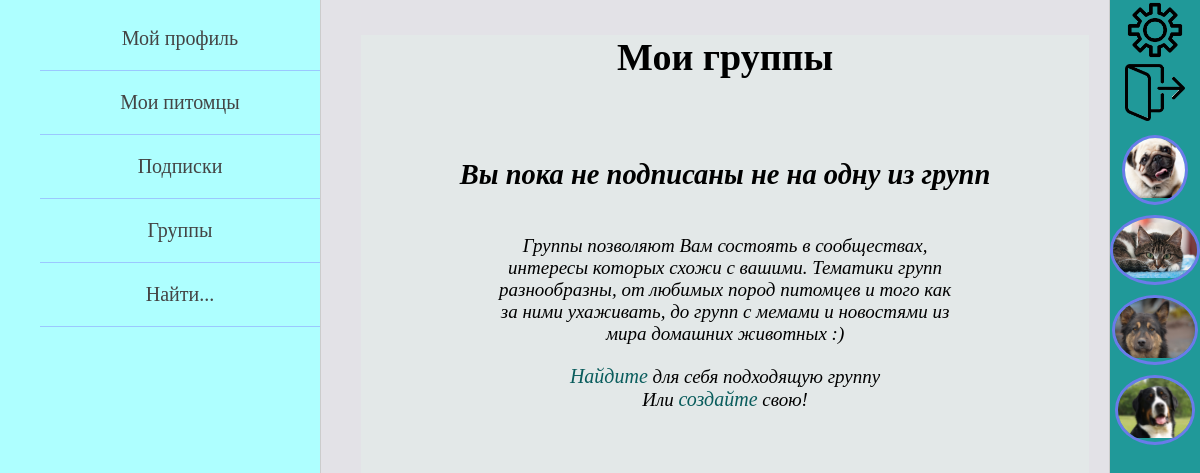
The page /groups/my-groups/ (signed in) on the database as committed earlier.
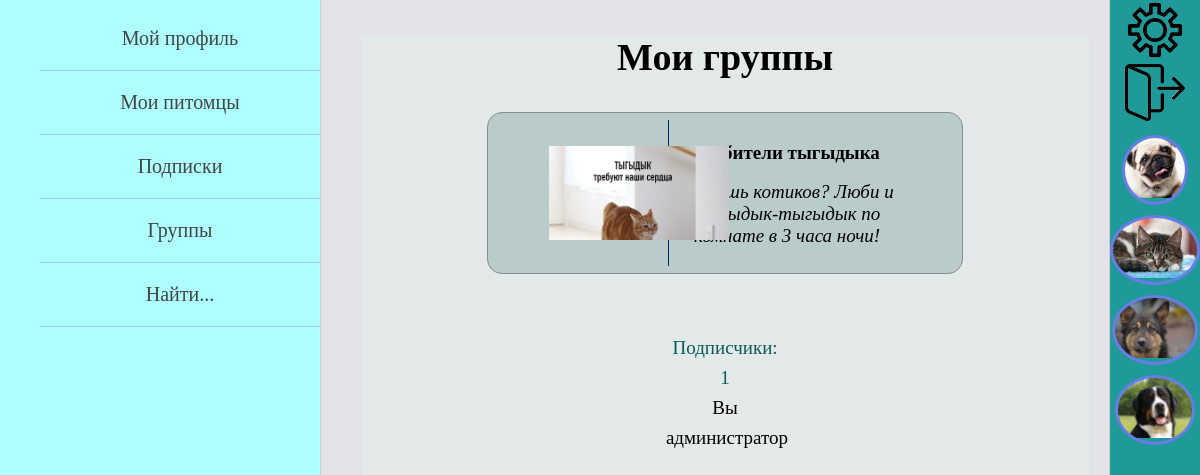
The same page on the database as committed later.
### pet_owners/models.py (models this page shows, shortened)
class Animal(models.Model):
    GENDER = (
        ("мальчик", "мальчик"),
        ("девочка", "девочка")
    )
    name_of_animal = models.CharField(max_length=55, verbose_name='имя питомца')
    pet_owner = models.ForeignKey(settings.AUTH_USER_MODEL, on_delete=models.CASCADE, verbose_name='владелец')
    category_of_animal = models.ForeignKey(AnimalCategory, on_delete=models.PROTECT, verbose_name='вид')
    animal_breed = models.CharField(max_length=100, blank=True, verbose_name='порода питомца')
    date_of_animal_birth = models.DateField(verbose_name='дата рождения питомца', blank=True, null=True)
    sex = models.CharField(max_length=7, choices=GENDER, verbose_name='пол', null=True)
    animal_photo = models.ImageField(upload_to="animals_photos/%Y/%m/%d/", verbose_name='фото питомца')
    about_pet = models.TextField(max_length=520, verbose_name='о питомце')
    class Meta:
        verbose_name = 'Питомец'
        verbose_name_plural = 'Питомцы'

### groups/models.py (models this page shows, shortened)
class Group(models.Model):
    name_of_group = models.CharField(max_length=150, verbose_name='название группы')
    about_group = models.TextField(max_length=2000, verbose_name='инф о группе')
    img_of_group = models.ImageField(upload_to="img_of_group/%Y/%m/%d/", verbose_name='лого группы')
    date_create = models.DateField(auto_now_add=True, verbose_name='дата создания')
    class Meta:
        verbose_name = 'Группа'
        verbose_name_plural = 'Группы'

### groups/views.py (the view)
# urls.py: path('my-groups/', GroupsHome.as_view(), name='my_groups'),
class GroupsHome(LoginRequiredMixin, DataMixin, ListView):
    model = Group
    template_name = 'groups/groups_page.html'
    context_object_name = 'groups'
    def get_queryset(self):
        self.queryset = Group.objects.filter(
            members__member=self.request.user).annotate(
            mem_count=Count('members')).order_by('-mem_count')
        return self.queryset
    def get_context_data(self, *, object_list=None, **kwargs):
        context = super().get_context_data(**kwargs)
        groups = self.queryset
        context['title'] = "Мои группы"
        context.update(self.get_left_menu())
        context.update(self.get_right_menu())
        context['user_groups_followed'] = self.get_groups_followers(groups)
        return context

### pet_owners/templatetags/pet_owners_tags.py (called while the page is built)
@register.simple_tag
def create_foll_list(animal_name, user_animals_followed):
    return user_animals_followed[animal_name]

### pet_owners/utils.py (called while the page is built)
    def get_left_menu(self):
        context = {}
        if self.request.user.is_authenticated:
            context['left_menu'] = [
                {'title': "Мой профиль", 'url_name': ['profile_home', self.request.user.id]},
                {'title': "Мои питомцы", 'url_name': ['all_animals_page']},
                {'title': "Подписки", 'url_name': ['owner_subscriptions', self.request.user.id]},
                {'title': "Группы", 'url_name': ['my_groups']},
                {'title': "Найти...", 'url_name': ['profile_home', self.request.user.id]}
            ]
        else:
            context['left_menu'] = [
                {'title': "Регистрация", 'url_name': 'register'},
                {'title': "Войти", 'url_name': 'login'},
            ]
        return context

### groups/templates/groups/groups_page.html
{% extends 'pet_owners/base.html' %}
{% load pet_owners_tags %}
{% block content %}
<div class="my_groups_block">
    <h1>{{title}}</h1>
    {% if groups %}
        <div class="all_groups">
            {% for group in groups %}
                {% create_foll_list group.name_of_group user_groups_followed as foll_list %}
                <div class="group_cell">
                    <div class="group_logo_block">
                        <img src="{{group.img_of_group.url}}" width=180>
                    </div>
                    <a href="{% url 'show_group' group.pk %}" class="group_link">
                        <div class="group_name_txt">
                            <div class="group_name">{{group.name_of_group}}</div>
                            <div class="about_group">{{group.about_group|truncatewords:35}}</div>
                        </div>
                    </a>
                    <div class="group_extra_data">
                        <div class="subs_of_user">
                            <a href="#">
                                Подписчики: {{foll_list.count_folls}}
                            </a>
                        </div>
                        <div class="group_follow_btn">
                                {% if foll_list.is_followed %}
                                    {% if foll_list.is_admin %}
                                        Вы администратор
                                    {% else %}
                                    <div class="unfollow_group">
                                        <a href="{% url 'change_follower_for_group' group.pk %}">Отписаться</a>
                                    </div>
                                    {% endif %}
                                {% else %}
                                    <div class="follow_group">
                                        <a href="{% url 'change_follower_for_group' group.pk %}">Подписаться</a>
                                    </div>
                                {% endif %}
                        </div>
                    </div>
                </div>
            {% endfor %}
        </div>
    {% else %}
        <div class="no_groups">
            <h2>Вы пока не подписаны не на одну из групп</h2>
            <div class="about_groups">
                Группы позволяют Вам состоять в сообществах, интересы которых схожи с вашими.
                Тематики групп разнообразны, от любимых пород питомцев и того как за ними ухаживать,
                до групп с мемами и новостями из мира домашних животных :)
            </div>
            <div><a href="#">Найдите</a> для себя подходящую группу</div>
            <div>Или <a href="{% url 'create_group' %}">создайте</a>  свою!</div>
        </div>
    {% endif %}
</div>
{% endblock %}

### pet_owners/templates/pet_owners/base.html (shortened to what this page needs)
{% load static %}
<!DOCTYPE html>
<html lang="en">
<head>
    <link type="text/css" href="{% static 'pet_owners/css/styles.css' %}" rel="stylesheet" />
</head>
<body>
<table class="table-page" border=0 cellpadding="0" cellspacing="0">
<tr>
    <td valign="top" class="left-chapters">
        <ul id="leftchapters">
            {% for el_menu in left_menu %}
                {% if request.user.is_authenticated %}
                    {% if el_menu.url_name|length == 2 %}
                        <li><a href="{% url el_menu.url_name.0 el_menu.url_name.1 %}">
                            {{el_menu.title}}
                        </a></li>
                    {% else %}
                        <li><a href="{% url el_menu.url_name.0 %}">
                            {{el_menu.title}}
                        </a></li>
                    {% endif %}
                {% else %}
                    <li><a href="{% url el_menu.url_name %}">{{el_menu.title}}</a></li>
                {% endif %}
            {% endfor %}
        </ul>
    </td>
    <td valign="top" class="content">
        <div class="content-text">
            {% block content %}
            {% endblock %}
        </div>
    </td>
    <td valign="top" class="right-chapters">
        <table border=0 cellpadding="0" cellspacing="0">
            {% if request.user.is_authenticated %}
            <tr class="settings_button"><td>
                <a href="{% url 'profile-settings' request.user.id %}">
                    <img src="/static/pet_owners/images/settings_img.png" width="60">
                </a>
            </td></tr>
            <tr class="logout_button"><td>
                <a href="{% url 'logout' %}">
                    <img src="/static/pet_owners/images/exit.png" width="60">
                </a>
            </td></tr>
            {% for sub in animals_for_right_menu %}
                <tr class="right_sub_button"><td>
                    <a href="{% url 'animal_posts' sub.pk %}">
                        <div class="sub_avatar">
                            <img src="{{sub.animal_photo.url}}" height=60>
                        </div>
                    </a>
                </td></tr>
            {% endfor %}
            {% endif %}
        </table>
    </td>
</tr>
</table>
</body>
</html>

Rows that differ between the two databases and show on the page:
added Group: img_of_group (picture), name_of_group "Любители тыгыдыка", about_group "Любишь котиков? Люби и тыгыдык-тыгыдык по комнате в 3 часа ночи!", count_folls "1"
Other text that changed with them:
text no longer shown: "Вы пока не подписаны не на одну из групп Группы позволяют Вам состоять в сообществах, интересы которых схожи с вашими. Тематики групп разнообразны, от любимых пород питомцев и того как за ними ухаживать, до групп с мемами и новостями из мира домашних животных :) Найдите для себя подходящую группу Или создайте свою!"
